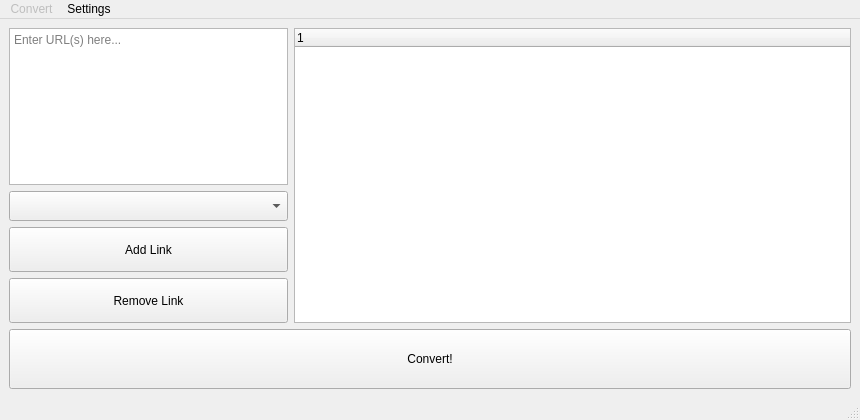
<?xml version="1.0" encoding="UTF-8"?>
<ui version="4.0">
 <class>MainWindow</class>
 <widget class="QMainWindow" name="MainWindow">
  <property name="geometry">
   <rect>
    <x>0</x>
    <y>0</y>
    <width>860</width>
    <height>420</height>
   </rect>
  </property>
  <property name="minimumSize">
   <size>
    <width>860</width>
    <height>420</height>
   </size>
  </property>
  <property name="windowTitle">
   <string>Yet Another Youtube Downloader Attempt</string>
  </property>
  <widget class="QWidget" name="centralwidget">
   <layout class="QGridLayout" name="gridLayout_2">
    <item row="1" column="0">
     <layout class="QGridLayout" name="gridLayout" rowstretch="1,0,0,0,0,0,0" columnstretch="0,0,0,0">
      <property name="sizeConstraint">
       <enum>QLayout::SetMaximumSize</enum>
      </property>
      <item row="0" column="1">
       <layout class="QVBoxLayout" name="verticalLayout">
        <item>
         <widget class="QPlainTextEdit" name="plainTextLinks">
          <property name="sizePolicy">
           <sizepolicy hsizetype="Minimum" vsizetype="Minimum">
            <horstretch>0</horstretch>
            <verstretch>0</verstretch>
           </sizepolicy>
          </property>
          <property name="placeholderText">
           <string>Enter URL(s) here...</string>
          </property>
         </widget>
        </item>
        <item>
         <widget class="QComboBox" name="comboBox">
          <property name="sizePolicy">
           <sizepolicy hsizetype="Preferred" vsizetype="Fixed">
            <horstretch>0</horstretch>
            <verstretch>0</verstretch>
           </sizepolicy>
          </property>
          <property name="minimumSize">
           <size>
            <width>0</width>
            <height>30</height>
           </size>
          </property>
         </widget>
        </item>
        <item>
         <widget class="QPushButton" name="btnAdd">
          <property name="sizePolicy">
           <sizepolicy hsizetype="Minimum" vsizetype="Minimum">
            <horstretch>0</horstretch>
            <verstretch>0</verstretch>
           </sizepolicy>
          </property>
          <property name="minimumSize">
           <size>
            <width>0</width>
            <height>45</height>
           </size>
          </property>
          <property name="text">
           <string>Add Link</string>
          </property>
         </widget>
        </item>
        <item>
         <widget class="QPushButton" name="btnRemove">
          <property name="sizePolicy">
           <sizepolicy hsizetype="Minimum" vsizetype="Minimum">
            <horstretch>0</horstretch>
            <verstretch>0</verstretch>
           </sizepolicy>
          </property>
          <property name="minimumSize">
           <size>
            <width>0</width>
            <height>45</height>
           </size>
          </property>
          <property name="text">
           <string>Remove Link</string>
          </property>
         </widget>
        </item>
       </layout>
      </item>
      <item row="0" column="2" colspan="2">
       <widget class="QTreeWidget" name="treeLink">
        <property name="sizePolicy">
         <sizepolicy hsizetype="Minimum" vsizetype="Minimum">
          <horstretch>0</horstretch>
          <verstretch>0</verstretch>
         </sizepolicy>
        </property>
        <property name="alternatingRowColors">
         <bool>true</bool>
        </property>
        <column>
         <property name="text">
          <string notr="true">1</string>
         </property>
        </column>
       </widget>
      </item>
      <item row="1" column="1" colspan="3">
       <widget class="QPushButton" name="btnConvert">
        <property name="enabled">
         <bool>true</bool>
        </property>
        <property name="sizePolicy">
         <sizepolicy hsizetype="Minimum" vsizetype="Expanding">
          <horstretch>0</horstretch>
          <verstretch>0</verstretch>
         </sizepolicy>
        </property>
        <property name="minimumSize">
         <size>
          <width>0</width>
          <height>60</height>
         </size>
        </property>
        <property name="layoutDirection">
         <enum>Qt::LeftToRight</enum>
        </property>
        <property name="text">
         <string>Convert!</string>
        </property>
       </widget>
      </item>
     </layout>
    </item>
   </layout>
  </widget>
  <widget class="QMenuBar" name="menubar">
   <property name="geometry">
    <rect>
     <x>0</x>
     <y>0</y>
     <width>860</width>
     <height>18</height>
    </rect>
   </property>
   <widget class="QMenu" name="menuConvert">
    <property name="enabled">
     <bool>false</bool>
    </property>
    <property name="title">
     <string>Convert</string>
    </property>
   </widget>
   <widget class="QMenu" name="menuSettings">
    <property name="title">
     <string>Settings</string>
    </property>
   </widget>
   <addaction name="menuConvert"/>
   <addaction name="menuSettings"/>
  </widget>
  <widget class="QStatusBar" name="statusbar"/>
 </widget>
 <resources/>
 <connections/>
</ui>
